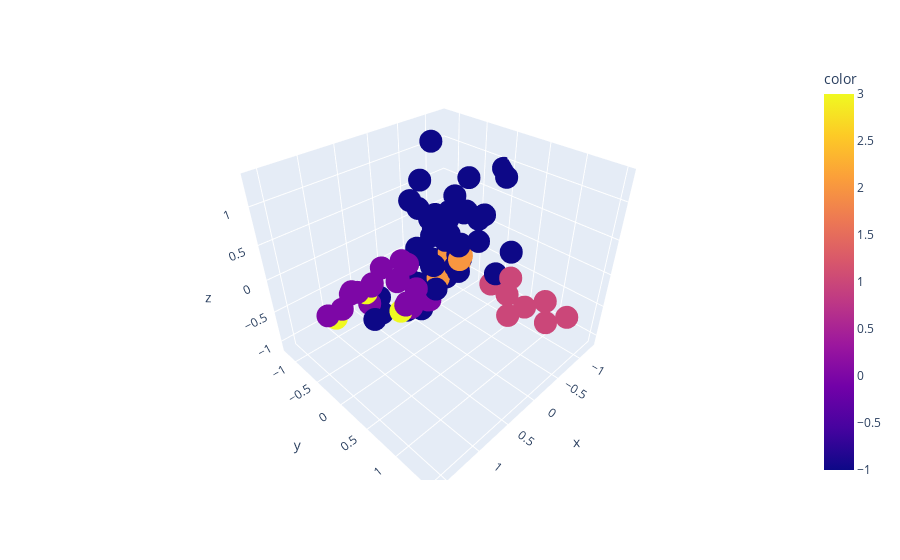

The code cell stored with this chart in its notebook:
### Code cell
fig = px.scatter_3d(dbcluster, x=pc1 , y=pc2 , z=pc3, color=dbcluster)
fig.show()
